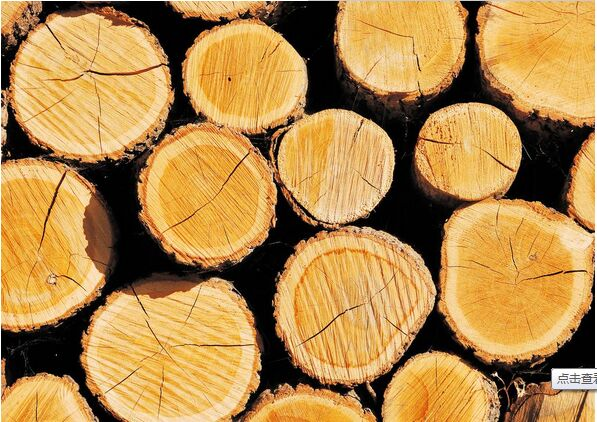
%> input picture DPC-segment/images/2.jpg, 597 x 422 px, given in place of 0.png, which was not available
$ octave main.m   (GNU Octave 9; MATLAB toolbox functions it lacks are replaced by stand-ins)
%> lines starting %> are read from the running program, lines starting %| are printed output that depends on the picture; in (x1, y1, x2, y2) boxes, pixels count from 0 and x2, y2 are one past the last pixel; in counts of white or black regions, pixels touching at a corner belong together; the program's own positions count from 1; pictures that were not available may be replaced by others from this repository, and a replacement may not be noted
### benchmarks/Dice_Ratio.m
function dr = Dice_Ratio(SEG, GT)
    % SEG, GT are the binary segmentation and ground truth areas, respectively.
    % dice ratio
    dr = 2*double(sum(uint8(SEG(:) & GT(:)))) / double(sum(uint8(SEG(:))) + sum(uint8(GT(:))));
end

### benchmarks/main.m
%http://blog.csdn.net/yangyangyang20092010/article/details/51637073
% test all segmentation metric functions
%图像分割评价标准
SEG = imread('0.png');
%> SEG is the input picture: size 422x597x3 uint8; mean R, G, B 178.6, 137.3, 76
GT = imread('1.png');
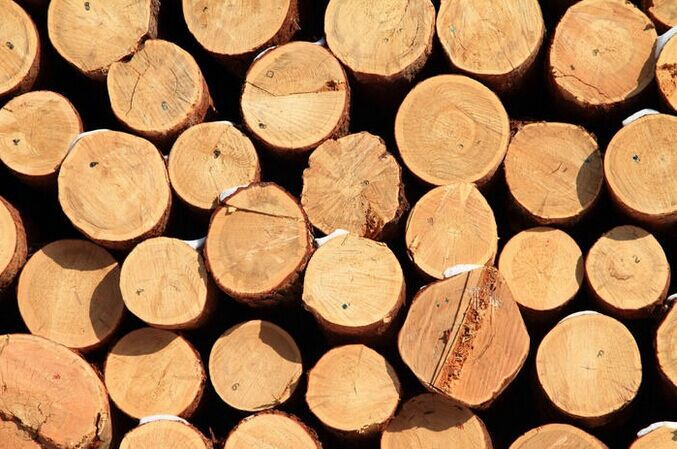
%> input picture DPC-segment/images/1.jpg, 677 x 449 px, given in place of 1.png, which was not available
%> GT is the input picture: size 449x677x3 uint8; mean R, G, B 176.1, 130.7, 85.9

% binarize
SEG = im2bw(SEG, 0.1);
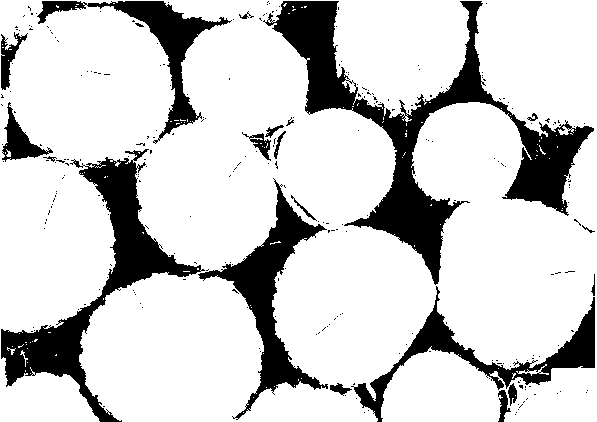
%> SEG: size 422x597 logical; 80.8% white; 271 black regions (250 under 20 px), largest, box (x1, y1, x2, y2) and area: (263, 1, 594, 285) 18331, (1, 149, 205, 422) 10522, (198, 178, 328, 420) 6665
GT = im2bw(GT, 0.1);
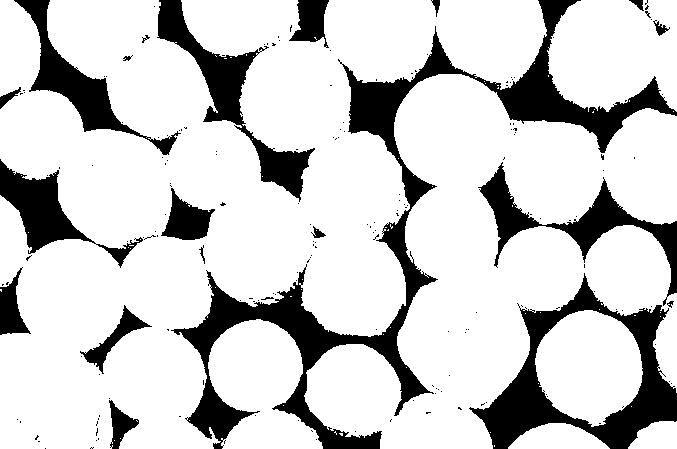
%> GT: size 449x677 logical; 80.3% white; 187 black regions (166 under 20 px), largest, box (x1, y1, x2, y2) and area: (171, 0, 677, 449) 23497, (469, 273, 677, 449) 10499, (157, 0, 315, 202) 6004
%> the run ends on the next line

dr = Dice_Ratio(SEG, GT)
